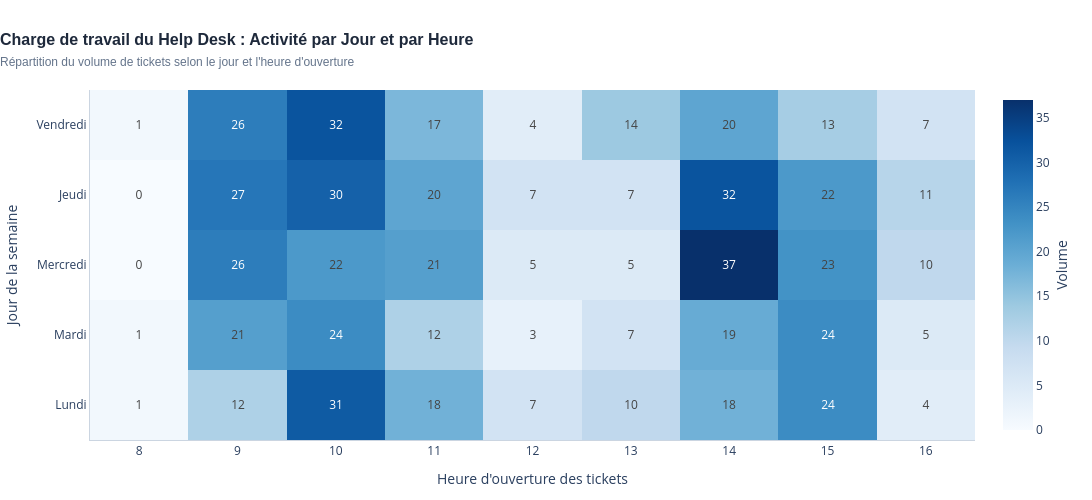

This figure's notebook cell:
### Code cell
import pandas as pd
import plotly.express as px


# =========================================================
# 1. Nettoyage et préparation des données
# =========================================================

# Nettoyage des espaces superflus dans les noms de colonnes
df_clean.columns = df_clean.columns.str.strip()

# Copie de travail pour préserver df_clean
df_heatmap = df_clean.copy()

# Suppression des lignes ayant des valeurs manquantes
# sur les colonnes nécessaires à la heatmap
cols_requises = [
    "jour_ouverture_fr",
    "heure_ouverture"
]

df_heatmap = df_heatmap.dropna(
    subset=cols_requises
)


# =========================================================
# 2. Ordre chronologique des jours
# =========================================================

ordre_jours_fr = [
    "Lundi",
    "Mardi",
    "Mercredi",
    "Jeudi",
    "Vendredi",
    "Samedi",
    "Dimanche"
]

df_heatmap["jour_ouverture_fr"] = pd.Categorical(
    df_heatmap["jour_ouverture_fr"],
    categories=ordre_jours_fr,
    ordered=True
)


# =========================================================
# 3. Création de la heatmap
# =========================================================

fig_heatmap = px.density_heatmap(
    df_heatmap,

    x="heure_ouverture",
    y="jour_ouverture_fr",

    text_auto=True,

    labels={
        "heure_ouverture": "Heure de la journée",
        "jour_ouverture_fr": "Jour de la semaine",
        "count": "Nombre de tickets"
    },

    color_continuous_scale="Blues"
)


# =========================================================
# 4. Personnalisation de la heatmap
# =========================================================

fig_heatmap.update_traces(
    hovertemplate=(
        "<b>Jour :</b> %{y}<br>"
        "<b>Heure :</b> %{x}<br>"
        "<b>Nombre de tickets :</b> %{z}"
        "<extra></extra>"
    )
)


# =========================================================
# 5. Mise en page
#    Même configuration que les graphiques KPI / volume
# =========================================================

fig_heatmap.update_layout(

    template="plotly_white",

    # Dimensions explicites
    width=1100,
    height=500,

    title=dict(
        text=(
            "<b>Charge de travail du Help Desk : "
            "Activité par Jour et par Heure</b>"
            "<br>"
            "<span style='font-size:12px; color:#64748b;'>"
            "Répartition du volume de tickets selon "
            "le jour et l'heure d'ouverture"
            "</span>"
        ),
        font=dict(
            size=16,
            color="#1e293b",
            family="Arial"
        ),
        x=0.0,
        xanchor="left"
    ),

    xaxis=dict(
        title="Heure d'ouverture des tickets",

        tickmode="linear",
        dtick=1,

        showgrid=True,
        gridcolor="#e2e8f0",
        linecolor="#cbd5e1",

        automargin=True
    ),

    yaxis=dict(
        title="Jour de la semaine",

        showgrid=True,
        gridcolor="#e2e8f0",
        linecolor="#cbd5e1",

        automargin=True,

        categoryorder="array",
        categoryarray=ordre_jours_fr
    ),

    coloraxis_colorbar=dict(
        title="Volume",
        title_side="right"
    ),

    margin=dict(
        t=90,
        b=60,
        l=70,
        r=40
    ),

    showlegend=False
)


# =========================================================
# 8. Affichage
# =========================================================

fig_heatmap.show()

### Figure 1 — Plotly figure (JSON) as saved in the notebook; plotly's stock layout.template omitted (floating-point values rounded to 4 significant figures; data arrays with more than 128 entries replaced by an {"elided": "..."} marker saying what was removed)
{"data": [{"coloraxis": "coloraxis", "hovertemplate": "<b>Jour :</b> %{y}<br><b>Heure :</b> %{x}<br><b>Nombre de tickets :</b> %{z}<extra></extra>", "name": "", "texttemplate": "%{z}", "type": "histogram2d", "x": {"elided": "680 int values"}, "xaxis": "x", "xbingroup": "x", "y": {"elided": "680 str values"}, "yaxis": "y", "ybingroup": "y"}], "layout": {"coloraxis": {"autocolorscale": false, "colorbar": {"title": {"side": "right", "text": "Volume"}}, "colorscale": [[0, "rgb(247,251,255)"], [0.125, "rgb(222,235,247)"], [0.25, "rgb(198,219,239)"], [0.375, "rgb(158,202,225)"], [0.5, "rgb(107,174,214)"], [0.625, "rgb(66,146,198)"], [0.75, "rgb(33,113,181)"], [0.875, "rgb(8,81,156)"], [1, "rgb(8,48,107)"]]}, "height": 500, "legend": {"tracegroupgap": 0}, "margin": {"b": 60, "l": 70, "r": 40, "t": 90}, "showlegend": false, "title": {"font": {"color": "#1e293b", "family": "Arial", "size": 16}, "text": "<b>Charge de travail du Help Desk : Activité par Jour et par Heure</b><br><span style='font-size:12px; color:#64748b;'>Répartition du volume de tickets selon le jour et l'heure d'ouverture</span>", "x": 0, "xanchor": "left"}, "width": 1100, "xaxis": {"anchor": "y", "automargin": true, "domain": [0, 1], "dtick": 1, "gridcolor": "#e2e8f0", "linecolor": "#cbd5e1", "showgrid": true, "tickmode": "linear", "title": {"text": "Heure d'ouverture des tickets"}}, "yaxis": {"anchor": "x", "automargin": true, "categoryarray": ["Lundi", "Mardi", "Mercredi", "Jeudi", "Vendredi", "Samedi", "Dimanche"], "categoryorder": "array", "domain": [0, 1], "gridcolor": "#e2e8f0", "linecolor": "#cbd5e1", "showgrid": true, "title": {"text": "Jour de la semaine"}}}}
